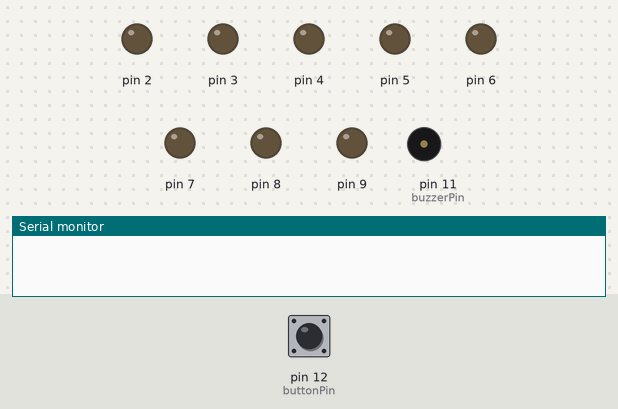
A sketch run on a simulated Arduino Uno, built with avr-gcc and run on an emulated ATmega328P. Parts: output pins drawn as LEDs (lit = HIGH), buzzer (waves = sounding), the last lines printed to the serial monitor. Inputs (shaded band) come from the test bench; at power-on: pin 12 (buttonPin) LOW. Random numbers use the default seed unless the sketch sets one.

Above: at 1.2 s.
1.3 s: pin 12 (buttonPin) pulled HIGH for 0.15 s
At 2.1 s:
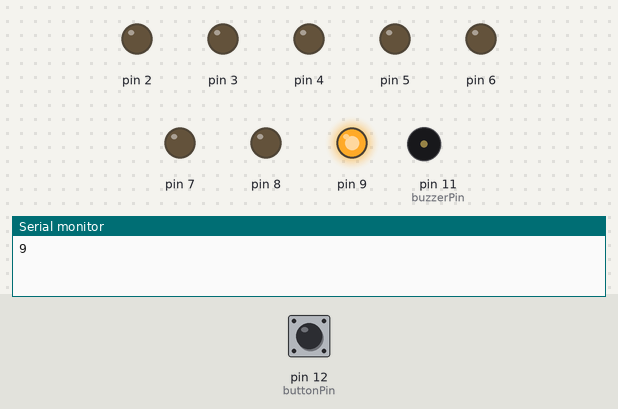
2.9 s: pin 12 (buttonPin) pulled HIGH for 1 s
At 3.3 s:
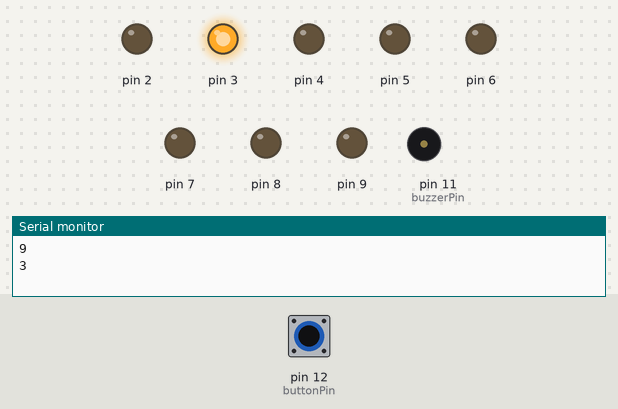
5.4 s: pin 12 (buttonPin) pulsed HIGH 5 times (0.12 s each, 0.3 s apart)
At 7.1 s:
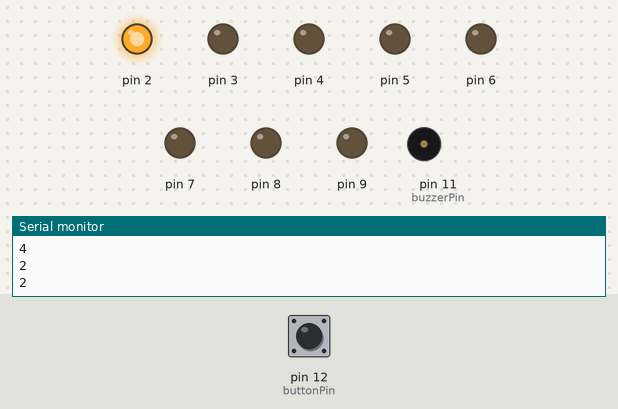
8.4 s: pin 12 (buttonPin) pulled HIGH for 0.15 s
At 8.7 s:
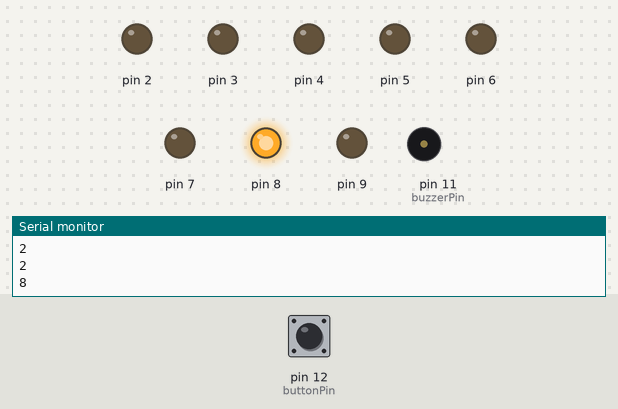
10.0 s: pin 12 (buttonPin) pulled HIGH for 3.2 s
At 11.1 s:
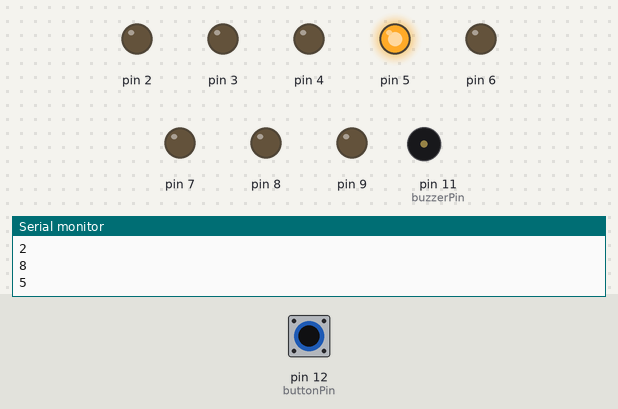
14.7 s: pin 12 (buttonPin) pulled HIGH for 0.15 s
At 15.9 s:
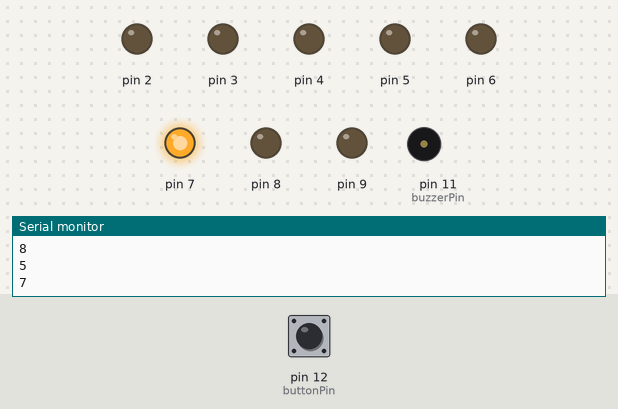
Timing chart, 0 to 17.3 s (numbered marks = the images above; inputs shaded):
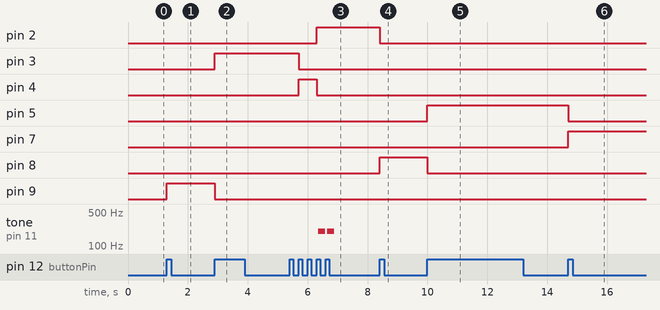

Measured:
- after the input at 1.3 s, pin 9: LOW → HIGH at once
- after the input at 2.9 s, pin 3: LOW → HIGH at once; pin 9: HIGH → LOW at once
- after the input at 5.4 s, pin 2: LOW → HIGH after 0.90 s; pin 3: HIGH → LOW after 0.30 s; pin 4: LOW → HIGH after 0.30 s, → LOW 0.60 s later; tone on pin 11 (buzzerPin): alternates 199 Hz for 0.24 s and silent for 0.06 s, 4 changes in all, then stays silent, starting after 0.95 s
- after the input at 8.4 s, pin 2: HIGH → LOW at once; pin 8: LOW → HIGH at once
- after the input at 10.0 s, pin 5: LOW → HIGH at once; pin 8: HIGH → LOW at once
- after the input at 14.7 s, pin 5: HIGH → LOW at once; pin 7: LOW → HIGH at once

The sketch:

randomLED.ino
```cpp
const int buttonPin = 12;
const int buzzerPin = 11;
int buttonState = 0;
bool pressed = false;
int result;

void setup() {
  Serial.begin(9600);
  pinMode(buttonPin,INPUT);
  pinMode(buzzerPin,OUTPUT);
  for (int i=2; i<=9; i++) {
    pinMode(i,OUTPUT);
  }
}

void turnOffAll() {
  for (int i=2; i<=9; i++) {
    digitalWrite(i,LOW);
  }
}

void loop() {
  // put your main code here, to run repeatedly:
  buttonState = digitalRead(buttonPin);
  if (buttonState == HIGH && !pressed) {
    pressed = true;
    result = rand() % 8 + 2;
    Serial.print(result);
    Serial.print('\n');
    turnOffAll();
    digitalWrite(result,100);
    if (result == 2) {
      for (int i=0;i<50;i++) {
        digitalWrite(buzzerPin,HIGH);
        delay(5);
        digitalWrite(buzzerPin,LOW);
      }
    }
  } else if (buttonState == LOW) {
    pressed = false;
  }
}
```
